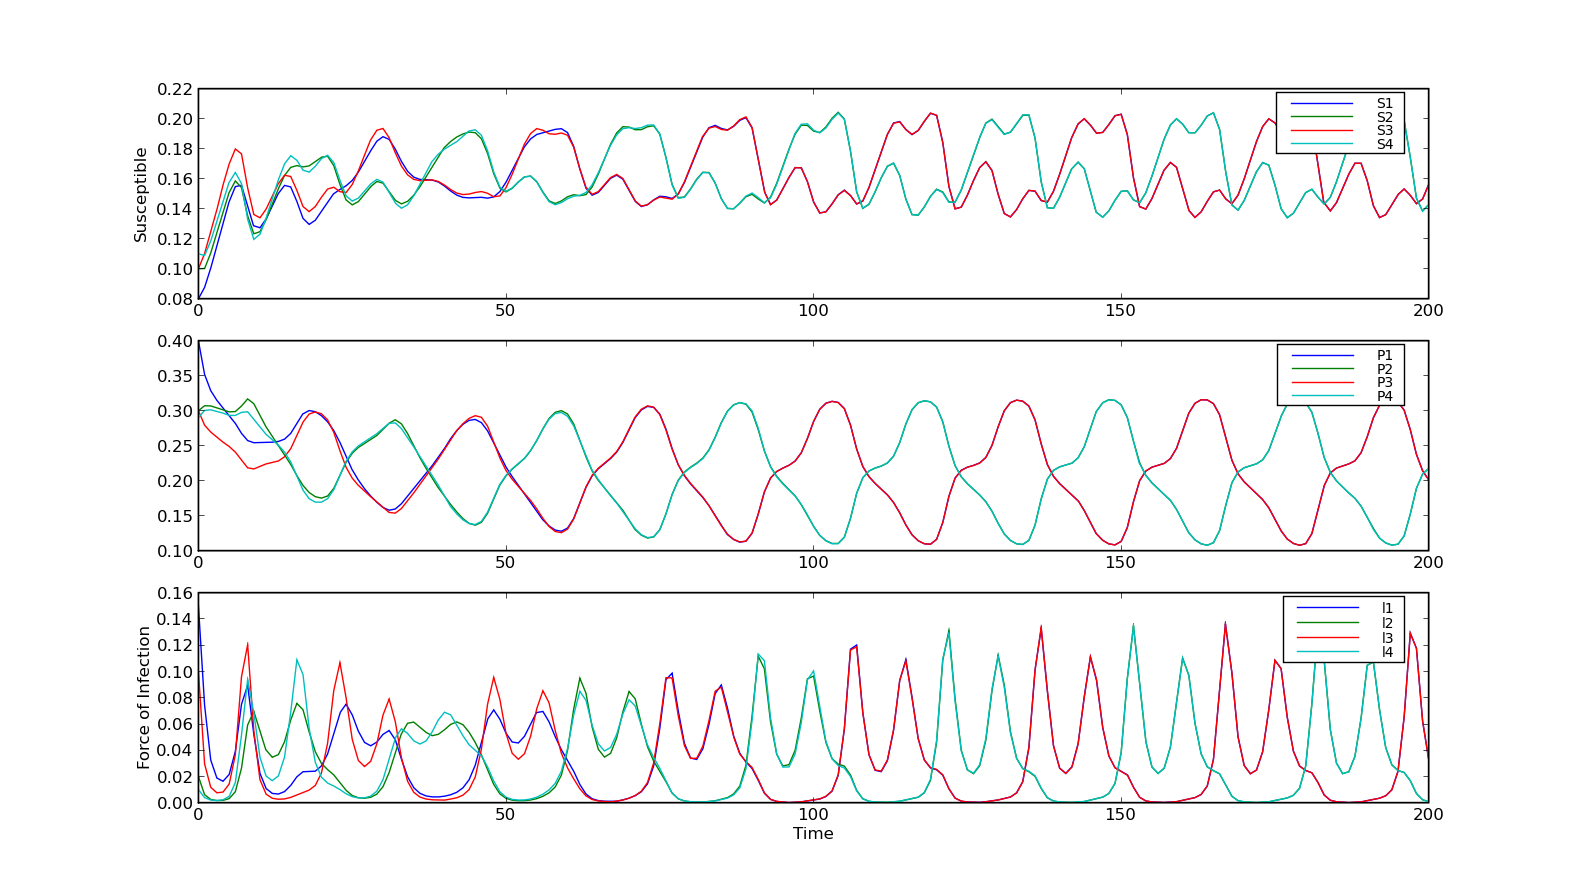

This chart was generated by the following Python code:
#!/usr/bin/env python

####################################################################
###    This is the PYTHON version of program 4.2 from page 123 of  #
### "Modeling Infectious Disease in humans and animals"            #
### by Keeling & Rohani.										   #
###																   #
### It is a N strain SIR disease model, where the strains are      #
### arranged in a circle and each strain offers partial immunity   #
### (in terms of reduced transmission) to its neighbours.		   #
####################################################################

###################################
### Written by Ilias Soumpasis    #
### ilias.soumpasis@ucd.ie (work) #
### ilias.soumpasis@gmail.com	  #
###################################

import scipy.integrate as spi
import numpy as np
import pylab as pl
from matplotlib.font_manager import FontProperties as fmp

N=4;
beta=40.0;
gamma=9.98;
mu=0.02;
a=0.4;
S0=np.array([0.08, 0.1, 0.1, 0.11]);
P0=np.array([0.4, 0.3, 0.3, 0.29]);
lambda0=np.array([0.15, 0.02, 0.1, 0.01]);
ND=MaxTime=200;
TS=1.0

#####################################################################################
### To be compatible with other versions of programs the 
### following options are available. To try some of them
### uncomment the code (remove '#'):
#####################################################################################
### You may also wish to try:
#(N,beta,gamma,mu,a,S0,P0,lambda0,ND)=(4,40,9.98,0.02,0.25,([0.25, 0.14, 0.25, 0.14]),\
#([0.016, 0.55, 0.016, 0.55]),([0.07, 1e-12, 0.07, 1e-12]),200)
INPUT=np.hstack((S0,P0,lambda0))


def diff_eqs(INP,t):  
	'''The main set of equations'''
	Y=np.zeros((3*N))
	V = INP   
	for i in range(N):
		r=np.mod(i+1,N)
		l=np.mod(i+N-1,N)
		Y[i] = mu - V[i]*(V[(2*N)+i]+V[(2*N)+l]+V[(2*N)+r]) - mu*V[i]
		Y[N+i] =  V[i] * (V[(2*N)+l] + V[(2*N)+r]) - V[N+i] * V[(2*N)+i] - mu*V[N+i]
		Y[(2*N)+i] = beta * (V[i] + a * V[N+i]) * V[(2*N)+i] - gamma*V[(2*N)+i] - mu*V[(2*N)+i]	
	return Y   # For odeint

t_start = 0.0; t_end = ND; t_inc = TS
t_range = np.arange(t_start, t_end+t_inc, t_inc)
RES = spi.odeint(diff_eqs,INPUT,t_range)

print RES

#Ploting
pl.subplot(311)
pl.plot(RES[:,0], 'b-', label='S1')
pl.plot(RES[:,1], 'g-', label='S2')
pl.plot(RES[:,2], 'r-', label='S3')
pl.plot(RES[:,3], 'c-', label='S4')
#pl.xlabel ('Time')
pl.ylabel ('Susceptible')
pl.legend(loc=1, prop=fmp(size='smaller'))
pl.subplot(312)
pl.plot(RES[:,N+0], 'b-', label='P1')
pl.plot(RES[:,N+1], 'g-', label='P2')
pl.plot(RES[:,N+2], 'r-', label='P3')
pl.plot(RES[:,N+3], 'c-', label='P4')
#pl.xlabel ('Time')
pl.legend(loc=1, prop=fmp(size='smaller'))
pl.subplot(313)
pl.plot(RES[:,2*N+0], 'b-', label='l1')
pl.plot(RES[:,2*N+1], 'g-', label='l2')
pl.plot(RES[:,2*N+2], 'r-', label='l3')
pl.plot(RES[:,2*N+3], 'c-', label='l4')
pl.xlabel ('Time')
pl.ylabel ('Force of Infection')
pl.legend(loc=1, prop=fmp(size='smaller'))
pl.show()
